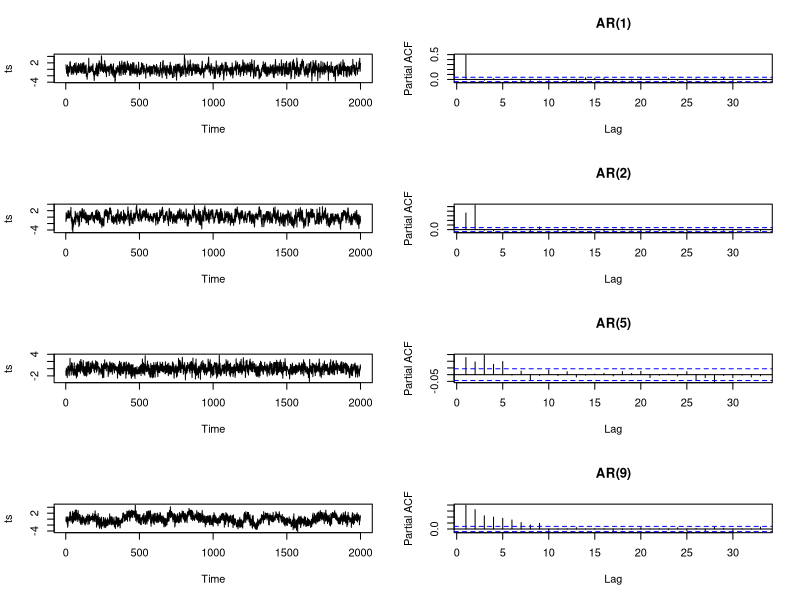
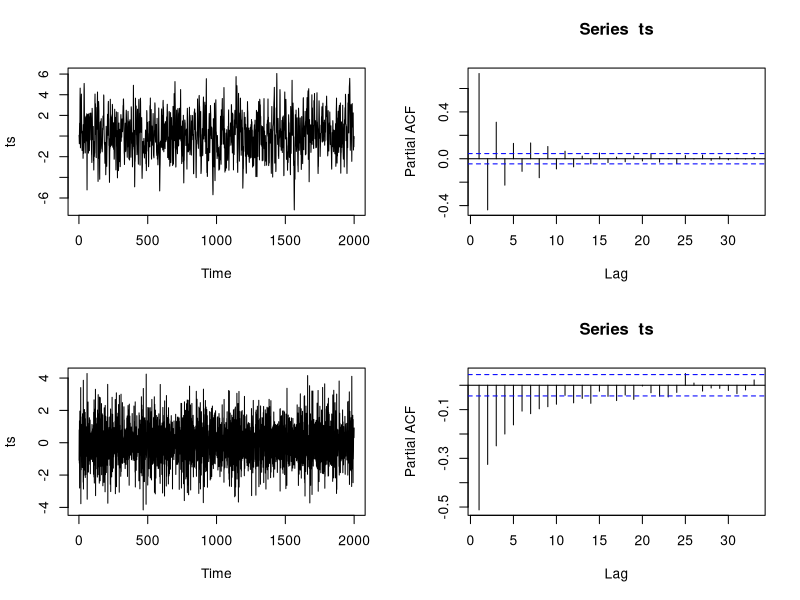

Recreate these plots in R, in order.
## For AR - PACF
par(mfrow=c(4,2))
ts<-arima.sim(list(ar=0.5),n=2000)
plot(ts)
pacf(ts, main="AR(1)")
ts<-arima.sim(list(ar=c(0.2,0.5)),n=2000)
plot(ts)
pacf(ts, main="AR(2)")
ts<-arima.sim(list(ar=rep(0.1,5)),n=2000)
plot(ts)
pacf(ts, main="AR(5)")
ts<-arima.sim(list(ar=rep(0.1,9)),n=2000)
plot(ts)
pacf(ts, main="AR(9)")


## But for ARMA (and MA) - PACF is not useful for order identification
par(mfrow=c(2,2))
ts<-arima.sim(list(ar=0.5,ma=0.9),n=2000)
plot(ts)
pacf(ts)
ts<-arima.sim(list(ma=-0.9),n=2000)
plot(ts)
pacf(ts)


# simulate an ARMA(1,1) process
ts<-arima.sim(list(ar=0.8, ma=0.5),n=2000)
# fit the model using  
#   Conditional Least Squares
arima(ts, order=c(1,0,1), method="CSS")
#   Maximum likelihood
arima(ts, order=c(1,0,1), method="ML")
#   or a hybrid method
arima(ts, order=c(1,0,1), method="CSS-ML")


# automatically fit ARIMA using AIC and BIC
# if forecast libray is not installed, use
# install.packages("forecast")
library("forecast")
auto.arima(ts, ic="aic")
auto.arima(ts, ic="bic")
